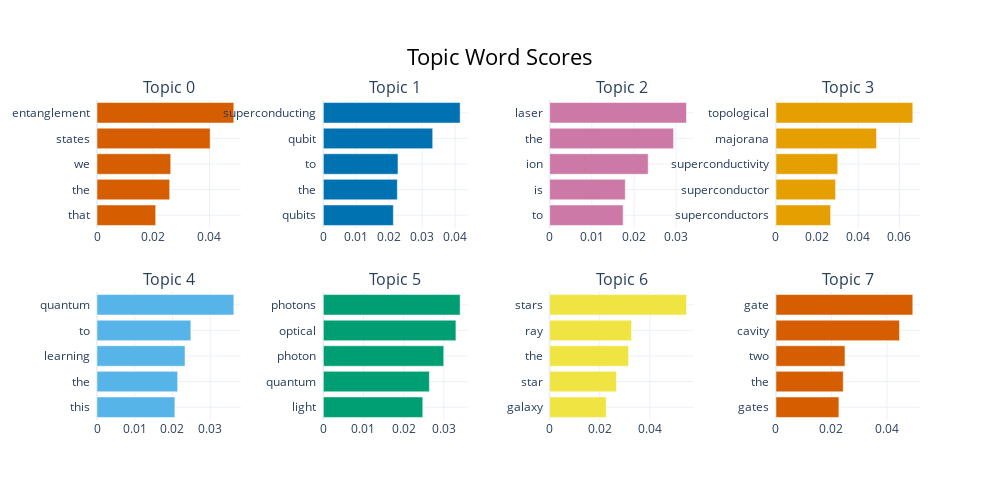

The notebook cell saved with this chart:
### Markdown cell above
# 可视化

### Code cell
topic_model.visualize_barchart()

### Figure 1 — Plotly figure (JSON) as saved in the notebook; plotly's stock layout.template omitted (floating-point values rounded to 4 significant figures)
{"data": [{"marker": {"color": "#D55E00"}, "orientation": "h", "type": "bar", "x": [0.02088, 0.02586, 0.02622, 0.04025, 0.04867], "xaxis": "x", "y": ["that  ", "the  ", "we  ", "states  ", "entanglement  "], "yaxis": "y"}, {"marker": {"color": "#0072B2"}, "orientation": "h", "type": "bar", "x": [0.02126, 0.02247, 0.02266, 0.03321, 0.04154], "xaxis": "x2", "y": ["qubits  ", "the  ", "to  ", "qubit  ", "superconducting  "], "yaxis": "y2"}, {"marker": {"color": "#CC79A7"}, "orientation": "h", "type": "bar", "x": [0.01743, 0.01793, 0.02336, 0.02938, 0.03244], "xaxis": "x3", "y": ["to  ", "is  ", "ion  ", "the  ", "laser  "], "yaxis": "y3"}, {"marker": {"color": "#E69F00"}, "orientation": "h", "type": "bar", "x": [0.02657, 0.02897, 0.03003, 0.04889, 0.06653], "xaxis": "x4", "y": ["superconductors  ", "superconductor  ", "superconductivity  ", "majorana  ", "topological  "], "yaxis": "y4"}, {"marker": {"color": "#56B4E9"}, "orientation": "h", "type": "bar", "x": [0.02064, 0.02136, 0.02332, 0.02487, 0.03625], "xaxis": "x5", "y": ["this  ", "the  ", "learning  ", "to  ", "quantum  "], "yaxis": "y5"}, {"marker": {"color": "#009E73"}, "orientation": "h", "type": "bar", "x": [0.02477, 0.02641, 0.02998, 0.03302, 0.03408], "xaxis": "x6", "y": ["light  ", "quantum  ", "photon  ", "optical  ", "photons  "], "yaxis": "y6"}, {"marker": {"color": "#F0E442"}, "orientation": "h", "type": "bar", "x": [0.02257, 0.02664, 0.03151, 0.03271, 0.05463], "xaxis": "x7", "y": ["galaxy  ", "star  ", "the  ", "ray  ", "stars  "], "yaxis": "y7"}, {"marker": {"color": "#D55E00"}, "orientation": "h", "type": "bar", "x": [0.02268, 0.02425, 0.02488, 0.04453, 0.04932], "xaxis": "x8", "y": ["gates  ", "the  ", "two  ", "cavity  ", "gate  "], "yaxis": "y8"}], "layout": {"annotations": [{"font": {"size": 16}, "showarrow": false, "text": "Topic 0", "x": 0.0875, "xanchor": "center", "xref": "paper", "y": 1, "yanchor": "bottom", "yref": "paper"}, {"font": {"size": 16}, "showarrow": false, "text": "Topic 1", "x": 0.3625, "xanchor": "center", "xref": "paper", "y": 1, "yanchor": "bottom", "yref": "paper"}, {"font": {"size": 16}, "showarrow": false, "text": "Topic 2", "x": 0.6375, "xanchor": "center", "xref": "paper", "y": 1, "yanchor": "bottom", "yref": "paper"}, {"font": {"size": 16}, "showarrow": false, "text": "Topic 3", "x": 0.9125, "xanchor": "center", "xref": "paper", "y": 1, "yanchor": "bottom", "yref": "paper"}, {"font": {"size": 16}, "showarrow": false, "text": "Topic 4", "x": 0.0875, "xanchor": "center", "xref": "paper", "y": 0.4, "yanchor": "bottom", "yref": "paper"}, {"font": {"size": 16}, "showarrow": false, "text": "Topic 5", "x": 0.3625, "xanchor": "center", "xref": "paper", "y": 0.4, "yanchor": "bottom", "yref": "paper"}, {"font": {"size": 16}, "showarrow": false, "text": "Topic 6", "x": 0.6375, "xanchor": "center", "xref": "paper", "y": 0.4, "yanchor": "bottom", "yref": "paper"}, {"font": {"size": 16}, "showarrow": false, "text": "Topic 7", "x": 0.9125, "xanchor": "center", "xref": "paper", "y": 0.4, "yanchor": "bottom", "yref": "paper"}], "height": 500, "hoverlabel": {"bgcolor": "white", "font": {"family": "Rockwell", "size": 16}}, "showlegend": false, "title": {"font": {"color": "Black", "size": 22}, "text": "Topic Word Scores", "x": 0.5, "xanchor": "center", "yanchor": "top"}, "width": 1000, "xaxis": {"anchor": "y", "domain": [0, 0.175], "showgrid": true}, "xaxis2": {"anchor": "y2", "domain": [0.275, 0.45], "showgrid": true}, "xaxis3": {"anchor": "y3", "domain": [0.55, 0.725], "showgrid": true}, "xaxis4": {"anchor": "y4", "domain": [0.825, 1], "showgrid": true}, "xaxis5": {"anchor": "y5", "domain": [0, 0.175], "showgrid": true}, "xaxis6": {"anchor": "y6", "domain": [0.275, 0.45], "showgrid": true}, "xaxis7": {"anchor": "y7", "domain": [0.55, 0.725], "showgrid": true}, "xaxis8": {"anchor": "y8", "domain": [0.825, 1], "showgrid": true}, "yaxis": {"anchor": "x", "domain": [0.6, 1], "showgrid": true}, "yaxis2": {"anchor": "x2", "domain": [0.6, 1], "showgrid": true}, "yaxis3": {"anchor": "x3", "domain": [0.6, 1], "showgrid": true}, "yaxis4": {"anchor": "x4", "domain": [0.6, 1], "showgrid": true}, "yaxis5": {"anchor": "x5", "domain": [0, 0.4], "showgrid": true}, "yaxis6": {"anchor": "x6", "domain": [0, 0.4], "showgrid": true}, "yaxis7": {"anchor": "x7", "domain": [0, 0.4], "showgrid": true}, "yaxis8": {"anchor": "x8", "domain": [0, 0.4], "showgrid": true}}}
